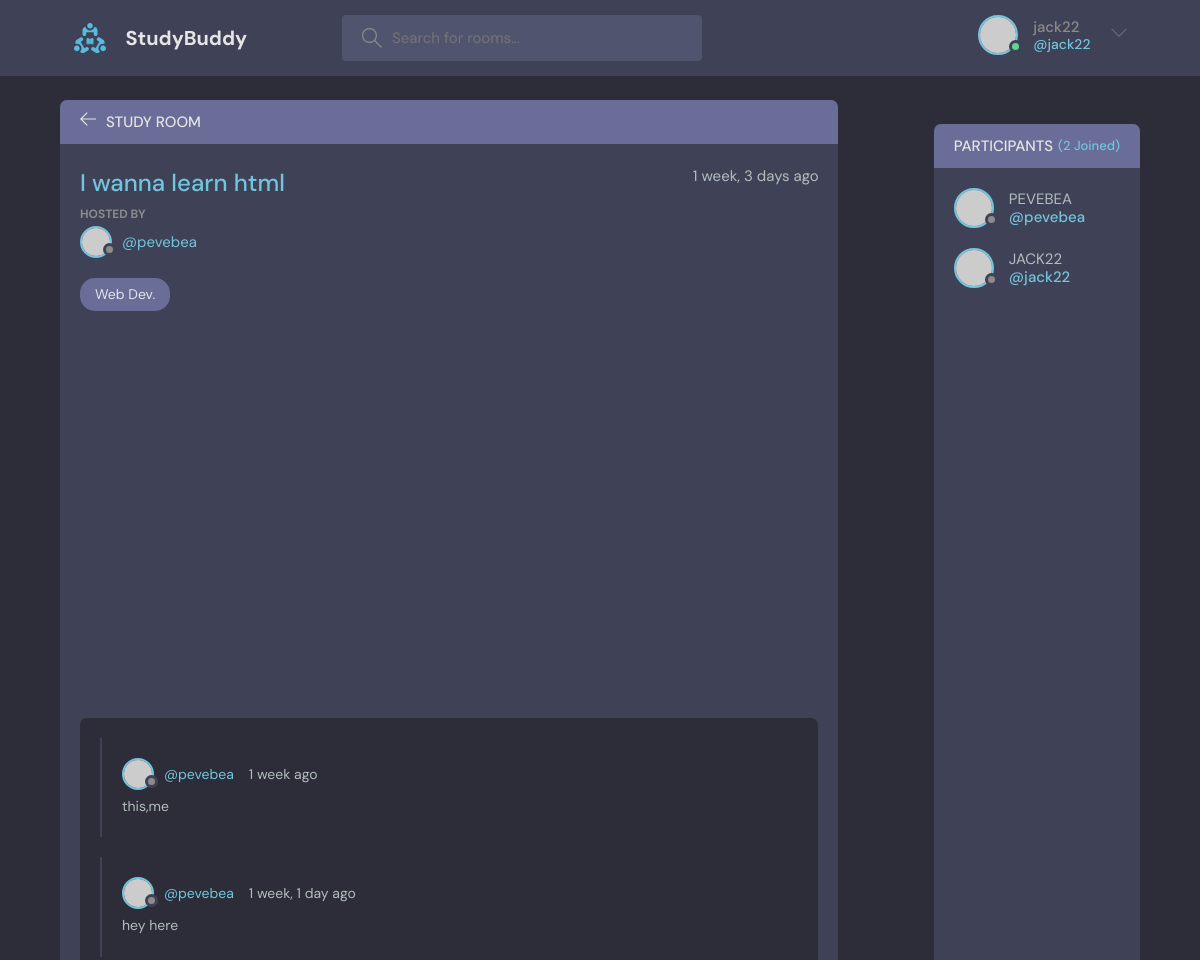
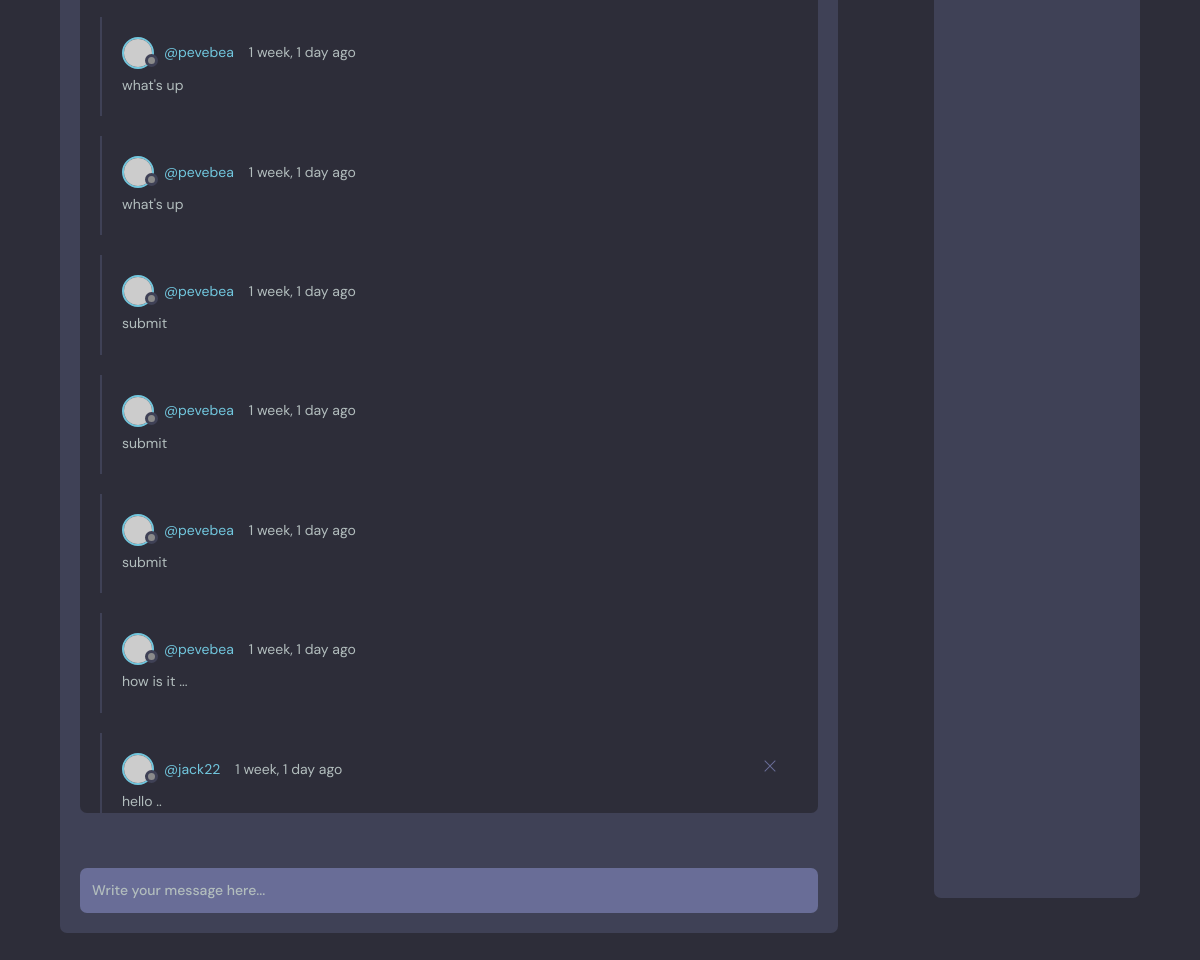
/room/5/ (signed in), run on the app's committed database (2 pictures, top to bottom).
### room/models.py (models this page shows, shortened)
class Room(models.Model):
    host = models.ForeignKey(User, on_delete=models.SET_NULL, null= True)
    topic = models.ForeignKey(Topic, on_delete=models.CASCADE, null=True)
    name = models.CharField(max_length=200)
    description = models.TextField(null= True, blank= True)
    participants = models.ManyToManyField(User, related_name="participants", blank=True)
    updated = models.DateTimeField(auto_now = True)
    created = models.DateTimeField(auto_now_add=True)
    class Meta:
        ordering = ["-updated", "created"]

class Topic(models.Model):
    name = models.CharField(max_length=200)
    def __str__(self):
        return self.name

class Message(models.Model):
    user = models.ForeignKey(User, on_delete=models.CASCADE, null= True)
    room = models.ForeignKey(Room, on_delete=models.CASCADE)
    body = models.TextField()
    updated = models.DateTimeField(auto_now = True)
    created = models.DateTimeField(auto_now_add=True)
    class Meta:
        ordering = ["-updated", "created"]

### room/views.py (the view, shortened to what this page needs)
# urls.py: path("room/<str:room_id>/", views.getRoom, name="getRoom"),
def room(request, room_id):
    room = Room.objects.get(id = room_id)
    room_messages = room.message_set.all().order_by("-created")
    participants = room.participants.all()
    context = { "room": room, "room_messages": room_messages,
               "participants": participants, }
    return render(request, "room/room.html", context)

### templates/room/room.html (shortened to what this page needs)
{% extends 'room/index.html' %}
{% block content %}
<main class="profile-page layout layout--2">
  <div class="container">
    <div class="room">
      <div class="room__top">
        <div class="room__topLeft">
          <a href="{% url 'room:index' %}">
            <svg version="1.1" xmlns="http://www.w3.org/2000/svg" width="32" height="32" viewBox="0 0 32 32">
              <title>arrow-left</title>
              <path
                d="M13.723 2.286l-13.723 13.714 13.719 13.714 1.616-1.611-10.96-10.96h27.625v-2.286h-27.625l10.965-10.965-1.616-1.607z">
              </path>
            </svg>
          </a>
          <h3>Study Room</h3>
        </div>
      </div>
      <div class="room__box scroll">
        <div class="room__header scroll">
          <div class="room__info">
            <h3>{{room.name}}</h3>
            <span>{{room.created|timesince}} ago</span>
          </div>
          <div class="room__hosted">
            <p>Hosted By</p>
            <a href="{% url 'authentification:userProfile' room.host.id %}" class="room__author">
              <div class="avatar avatar--small">
                <img src="https://randomuser.me/api/portraits/men/14.jpg" />
              </div>
              <span>@{{room.host.username}}</span>
            </a>
          </div>
          <span class="room__topics">{{room.topic}}</span>
        </div>
        <div class="room__conversation">
          <div class="threads scroll">
            {% for message in room_messages %}
            <div class="thread">
              <div class="thread__top">
                <div class="thread__author">
                  <a href="{% url 'authentification:userProfile' message.user.id %}" class="thread__authorInfo">
                    <div class="avatar avatar--small">
                      <img src="https://randomuser.me/api/portraits/men/14.jpg" />
                    </div>
                    <span>@{{message.user.username}}</span>
                  </a>
                  <span class="thread__date">{{message.created|timesince}} ago</span>
                </div>
                {% if request.user == message.user %}
                <a href="{% url 'room:delete-message' message.id %}">
                  <div class="thread__delete">
                    <svg version="1.1" xmlns="http://www.w3.org/2000/svg" width="32" height="32" viewBox="0 0 32 32">
                      <title>remove</title>
                      <path
                        d="M27.314 6.019l-1.333-1.333-9.98 9.981-9.981-9.981-1.333 1.333 9.981 9.981-9.981 9.98 1.333 1.333 9.981-9.98 9.98 9.98 1.333-1.333-9.98-9.98 9.98-9.981z">
                      </path>
                    </svg>
                  </div>
                </a>
                {% endif %}
              </div>
              <div class="thread__details">
                {{message.body}}
              </div>
            </div>
            {% endfor %}
          </div>
        </div>
      </div>
      <div class="room__message">
        <form action="" method="POST">
          <input name="body" placeholder="Write your message here..." />
        </form>
      </div>
    </div>
      {% include 'room/participants.html' %}
  </div>
</main>
{% endblock content %}

### templates/room/index.html (shortened to what this page needs)
<!DOCTYPE html>
{% load static %}
<html lang="en">
  <head>
    <link rel="stylesheet" href="{% static 'css/main.css' %}" />
  </head>
  <body>
    <header class="header header--loggedIn">
      <div class="container">
        <a href="{% url 'room:index' %}" class="header__logo">
          <img src="{% static 'image/logo.svg' %}" />
          <h1>StudyBuddy</h1>
        </a>
        <form method="GET" action="" class="header__search">
          <label>
            <input name="q" placeholder="Search for rooms..." />
          </label>
        </form>
        <nav class="header__menu">
            {% if user.is_authenticated %}
            <div class="header__user">
                <a href="{% url 'authentification:userProfile' user.id %}">
                <div class="avatar avatar--medium active">
                    <img src="https://randomuser.me/api/portraits/men/37.jpg" />
                </div>
                <p>{{user.username}}<span>@{{user.username}}</span></p>
                </a>
                <button class="dropdown-button">
                <svg version="1.1" xmlns="http://www.w3.org/2000/svg" width="32" height="32" viewBox="0 0 32 32">
                    <title>chevron-down</title>
                    <path d="M16 21l-13-13h-3l16 16 16-16h-3l-13 13z"></path>
                </svg>
                </button>
            </div>
            {% else %}
                <a href="{% url 'authentification:login' %}">
                <img src="{% static 'image/avatar.svg' %}" />
                <p>Login</p>
                </a>
            {% endif %}
        </nav>
      </div>
    </header>
    {% block content %}{% endblock content %}
  </body>
</html>

### templates/room/participants.html
{% load static %}
{% block content %}
<main class="profile-page layout layout--3">
  <div class="participants">
    <h3 class="participants__top">Participants <span>({{participants.count}} Joined)</span></h3>
    <div class="participants__list scroll">
      {% for user in participants %}
      <a href="{%  url 'authentification:userProfile' user.id %}" class="participant">
        <div class="avatar avatar--medium">
          <img src="https://randomuser.me/api/portraits/women/37.jpg" />
        </div>
        <p>
          {{user.username|upper}}
          <span>@{{user.username}}</span>
        </p>
      </a>
      {% endfor %}
    </div>
  </div>
</main>
{% endblock content %}

### data on the page
Room: name "I wanna learn html", created "1 week, 3 days", host.username "pevebea", topic "Web Dev."
Message: user.username "pevebea", created "1 week", body "this,me"
Message: user.username "pevebea", created "1 week, 1 day", body "hey here"
Message: user.username "pevebea", created "1 week, 1 day", body "what's up"
Message: user.username "pevebea", created "1 week, 1 day", body "what's up"
Message: user.username "pevebea", created "1 week, 1 day", body "submit"
Message: user.username "pevebea", created "1 week, 1 day", body "submit"
Message: user.username "pevebea", created "1 week, 1 day", body "submit"
Message: user.username "pevebea", created "1 week, 1 day", body "how is it ..."
Message: user.username "jack22", created "1 week, 1 day", body "hello .."

### other printed values
{{ user.username }} "jack22"
{{ participants.count }} "2"
{{ user.username|upper }} "PEVEBEA"
{{ user.username }} "pevebea"
{{ user.username|upper }} "JACK22"
